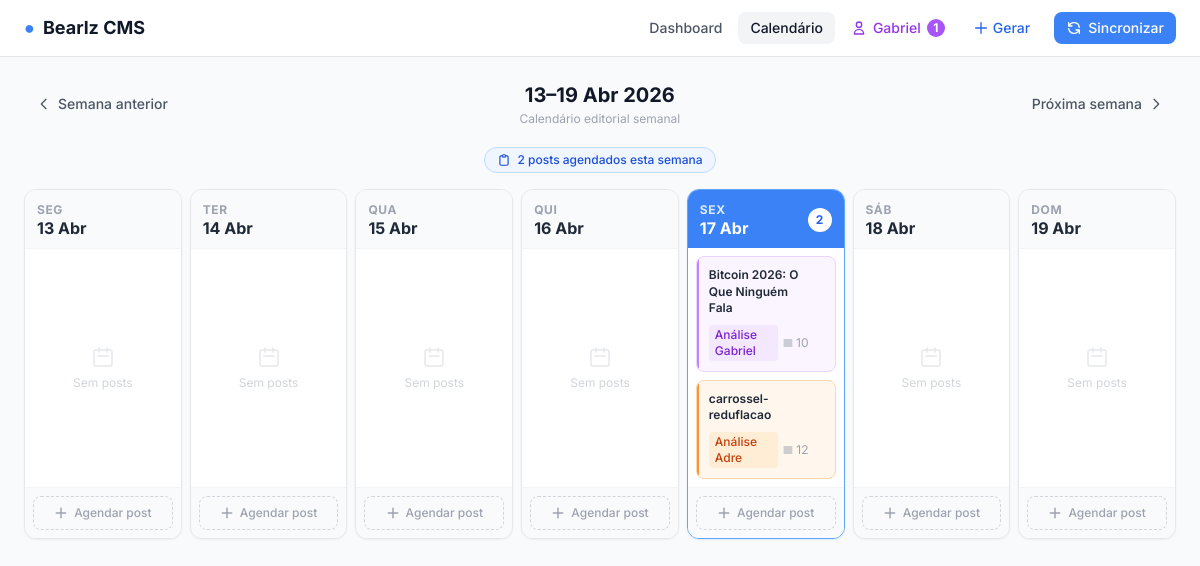
/calendario, run on the app's committed database.
### tables this page shows
CREATE TABLE carrosseis (
                slug        TEXT PRIMARY KEY,
                titulo      TEXT NOT NULL,
                status      TEXT NOT NULL DEFAULT 'rascunho',
                arquivo     TEXT,
                num_slides  INTEGER DEFAULT 0,
                created_at  TEXT DEFAULT (datetime('now')),
                updated_at  TEXT DEFAULT (datetime('now'))
            , prioridade TEXT NOT NULL DEFAULT 'media', tempo_revisao INTEGER DEFAULT 0, data_publicacao TEXT);

### app.py (the view)
@app.route("/calendario")
def calendario():
    from datetime import date, timedelta
    semana_str = request.args.get("semana", "")
    try:
        start = date.fromisoformat(semana_str)
        start = start - timedelta(days=start.weekday())
    except Exception:
        today = date.today()
        start = today - timedelta(days=today.weekday())
    days = [start + timedelta(days=i) for i in range(7)]
    with get_db() as conn:
        rows = conn.execute(
            "SELECT * FROM carrosseis WHERE data_publicacao BETWEEN ? AND ? ORDER BY data_publicacao",
            (days[0].isoformat(), days[6].isoformat())
        ).fetchall()
        all_rows = conn.execute(
            "SELECT slug, titulo, status FROM carrosseis ORDER BY created_at DESC"
        ).fetchall()
    cal = {d.isoformat(): [] for d in days}
    for row in rows:
        d = row["data_publicacao"]
        if d in cal:
            c = dict(row)
            c["status_label"], c["status_color"] = STATUS_LABELS.get(c["status"], ("?", "gray"))
            cal[d].append(c)
    from datetime import date as _date
    return render_template("calendar.html",
        days=days, cal=cal,
        all_carrosseis=[dict(r) for r in all_rows],
        prev_week=(days[0] - timedelta(days=7)).isoformat(),
        next_week=(days[0] + timedelta(days=7)).isoformat(),
        today=_date.today().isoformat())

### app.py (called while the page is built)
def get_db():
    conn = sqlite3.connect(DB_PATH)
    conn.row_factory = sqlite3.Row
    conn.execute("PRAGMA journal_mode=WAL")
    return conn

@app.context_processor
def inject_gabriel_count():
    try:
        with get_db() as conn:
            para_gabriel = conn.execute(
                "SELECT COUNT(*) FROM carrosseis WHERE status='analise_gabriel'"
            ).fetchone()[0]
            aguardando_adre = conn.execute(
                "SELECT COUNT(*) FROM carrosseis WHERE status IN ('rascunho','analise_adre')"
            ).fetchone()[0]
        return {"gabriel_fila": para_gabriel, "adre_fila": aguardando_adre}
    except Exception:
        return {"gabriel_fila": 0, "adre_fila": 0}

### templates/calendar.html (shortened to what this page needs)
{% extends "base.html" %}
{% block content %}
{%- set MONTHS   = ['Jan','Fev','Mar','Abr','Mai','Jun','Jul','Ago','Set','Out','Nov','Dez'] %}
{%- set DAY_NAMES = ['SEG','TER','QUA','QUI','SEX','SÁB','DOM'] %}
<div class="flex items-center justify-between mb-5">
  <a href="/calendario?semana={{ prev_week }}"
     class="flex items-center gap-1.5 px-3 py-2 rounded-lg text-sm font-medium text-gray-600 hover:bg-gray-100 transition-colors">
    <svg xmlns="http://www.w3.org/2000/svg" class="w-4 h-4" fill="none" viewBox="0 0 24 24" stroke="currentColor" stroke-width="2">
      <path stroke-linecap="round" stroke-linejoin="round" d="M15 19l-7-7 7-7"/>
    </svg>
    Semana anterior
  </a>
  <div class="text-center">
    <h1 class="text-xl font-bold text-gray-900">
      {{ days[0].day }}–{{ days[6].day }} {{ MONTHS[days[0].month - 1] }}
      {{ days[0].year }}
    </h1>
    <p class="text-xs text-gray-400 mt-0.5">Calendário editorial semanal</p>
  </div>
  <a href="/calendario?semana={{ next_week }}"
     class="flex items-center gap-1.5 px-3 py-2 rounded-lg text-sm font-medium text-gray-600 hover:bg-gray-100 transition-colors">
    Próxima semana
    <svg xmlns="http://www.w3.org/2000/svg" class="w-4 h-4" fill="none" viewBox="0 0 24 24" stroke="currentColor" stroke-width="2">
      <path stroke-linecap="round" stroke-linejoin="round" d="M9 5l7 7-7 7"/>
    </svg>
  </a>
</div>
{%- set total_semana = namespace(n=0) %}
{%- for day in days %}
  {%- set total_semana.n = total_semana.n + (cal[day.isoformat()] | length) %}
{%- endfor %}
{% if total_semana.n > 0 %}
<div class="flex items-center justify-center gap-2 mb-4">
  <span class="inline-flex items-center gap-1.5 bg-blue-50 text-blue-700 border border-blue-200 rounded-full px-3 py-1 text-xs font-medium">
    {{ total_semana.n }} post{{ 's' if total_semana.n > 1 else '' }} agendado{{ 's' if total_semana.n > 1 else '' }} esta semana
  </span>
</div>
{% endif %}
<div class="grid grid-cols-7 gap-2">
  {% for day in days %}
  {%- set iso = day.isoformat() %}
  {%- set is_today = iso == today %}
  {%- set cards = cal[iso] %}
  {%- set count = cards | length %}
  <div class="flex flex-col bg-white rounded-xl border {% if is_today %}border-blue-400 shadow-blue-100{% else %}border-gray-200{% endif %} shadow-sm overflow-hidden"
       id="col-{{ iso }}">
    <div class="px-3 pt-3 pb-2.5 {% if is_today %}bg-blue-500{% else %}bg-gray-50 border-b border-gray-100{% endif %}">
      <div class="flex items-center justify-between">
        <div>
          <p class="text-xs font-bold {% if is_today %}text-blue-100{% else %}text-gray-400{% endif %} uppercase tracking-wider">
            {{ DAY_NAMES[loop.index0] }}
          </p>
          <p class="text-base font-bold {% if is_today %}text-white{% else %}text-gray-800{% endif %} leading-tight">
            {{ day.day }} {{ MONTHS[day.month - 1] }}
          </p>
        </div>
        {% if count > 0 %}
        <span class="flex items-center justify-center w-6 h-6 rounded-full text-xs font-bold
          {% if is_today %}bg-white text-blue-600{% else %}bg-blue-100 text-blue-700{% endif %}">
          {{ count }}
        </span>
        {% endif %}
      </div>
    </div>
    <div class="flex-1 p-2 flex flex-col gap-2 cards-container min-h-48 overflow-y-auto" data-date="{{ iso }}" style="max-height: 520px;">
      {% if cards %}
        {% for item in cards %}
        <div class="calendar-card group relative rounded-lg border overflow-hidden
          {% if item.status == 'publicado' %}border-blue-200 bg-blue-50
          {% elif item.status == 'aprovado' %}border-green-200 bg-green-50
          {% elif item.status == 'analise_gabriel' %}border-purple-200 bg-purple-50
          {% elif item.status == 'analise_adre' %}border-orange-200 bg-orange-50
          {% else %}border-gray-200 bg-white{% endif %}"
          data-slug="{{ item.slug }}">
          <div class="absolute left-0 top-0 bottom-0 w-0.5
            {% if item.status == 'publicado' %}bg-blue-400
            {% elif item.status == 'aprovado' %}bg-green-400
            {% elif item.status == 'analise_gabriel' %}bg-purple-400
            {% elif item.status == 'analise_adre' %}bg-orange-400
            {% else %}bg-gray-300{% endif %}"></div>
          <div class="pl-3 pr-2 py-2.5">
            <div class="flex items-start justify-between gap-1 mb-2">
              <a href="/c/{{ item.slug }}"
                 class="text-xs font-semibold text-gray-800 hover:text-blue-600 transition-colors leading-snug flex-1"
                 title="{{ item.titulo }}">
                {{ item.titulo | truncate(55, true, '…') }}
              </a>
            </div>
            <div class="flex items-center justify-between gap-1">
              <span class="inline-flex items-center px-1.5 py-0.5 rounded text-xs font-medium
                {% if item.status_color == 'green' %}bg-green-100 text-green-700
                {% elif item.status_color == 'blue' %}bg-blue-100 text-blue-700
                {% elif item.status_color == 'orange' %}bg-orange-100 text-orange-700
                {% elif item.status_color == 'purple' %}bg-purple-100 text-purple-700
                {% else %}bg-gray-100 text-gray-500{% endif %}">
                {{ item.status_label }}
              </span>
              {% if item.num_slides %}
              <span class="text-xs text-gray-400 flex items-center gap-0.5">
                <svg xmlns="http://www.w3.org/2000/svg" class="w-3 h-3" fill="none" viewBox="0 0 24 24" stroke="currentColor" stroke-width="2">
                  <path stroke-linecap="round" stroke-linejoin="round" d="M4 6h16M4 10h16M4 14h16M4 18h16"/>
                </svg>
                {{ item.num_slides }}
              </span>
              {% endif %}
            </div>
          </div>
        </div>
        {% endfor %}
      {% else %}
        <div class="empty-placeholder flex-1 flex flex-col items-center justify-center py-6 gap-1.5">
          <svg xmlns="http://www.w3.org/2000/svg" class="w-6 h-6 text-gray-200" fill="none" viewBox="0 0 24 24" stroke="currentColor" stroke-width="1.5">
            <path stroke-linecap="round" stroke-linejoin="round" d="M8 7V3m8 4V3m-9 8h10M5 21h14a2 2 0 002-2V7a2 2 0 00-2-2H5a2 2 0 00-2 2v12a2 2 0 002 2z"/>
          </svg>
          <p class="text-xs text-gray-300">Sem posts</p>
        </div>
      {% endif %}
    </div>
    <div class="p-2 border-t border-gray-100 bg-gray-50">
      <button onclick="openAddModal('{{ iso }}')"
        class="w-full flex items-center justify-center gap-1.5 py-2 rounded-lg border border-dashed border-gray-300 text-xs font-medium text-gray-400 hover:border-blue-400 hover:text-blue-500 hover:bg-blue-50 transition-all">
        <svg xmlns="http://www.w3.org/2000/svg" class="w-3.5 h-3.5" fill="none" viewBox="0 0 24 24" stroke="currentColor" stroke-width="2.5">
          <path stroke-linecap="round" stroke-linejoin="round" d="M12 4v16m8-8H4"/>
        </svg>
        Agendar post
      </button>
    </div>
  </div>
  {% endfor %}
</div>
{% endblock %}

### templates/base.html (style rules this page uses)
* { font-family: 'Inter', system-ui, sans-serif; }

### data on the page
carrosseis: titulo "Bitcoin 2026: O Que Ninguém Fala", status_label "Análise Gabriel", num_slides "10"
carrosseis: titulo "carrossel-reduflacao", status_label "Análise Adre", num_slides "12"

### other printed values
{{ gabriel_fila }} "1"
{{ days[0].day }} "13"
{{ days[6].day }} "19"
{{ MONTHS[days[0].month - 1] }} "Abr"
{{ days[0].year }} "2026"
{{ total_semana.n }} "2"
{{ 's' if total_semana.n > 1 else '' }} "s"
{{ DAY_NAMES[loop.index0] }} "SEG" "TER" "QUA" "QUI" "SEX" "SÁB" "DOM"
{{ day.day }} "13" "14" "15" "16" "17" "18" "19"
{{ MONTHS[day.month - 1] }} "Abr" "Abr" "Abr" "Abr" "Abr" "Abr" "Abr"
{{ count }} "2"
